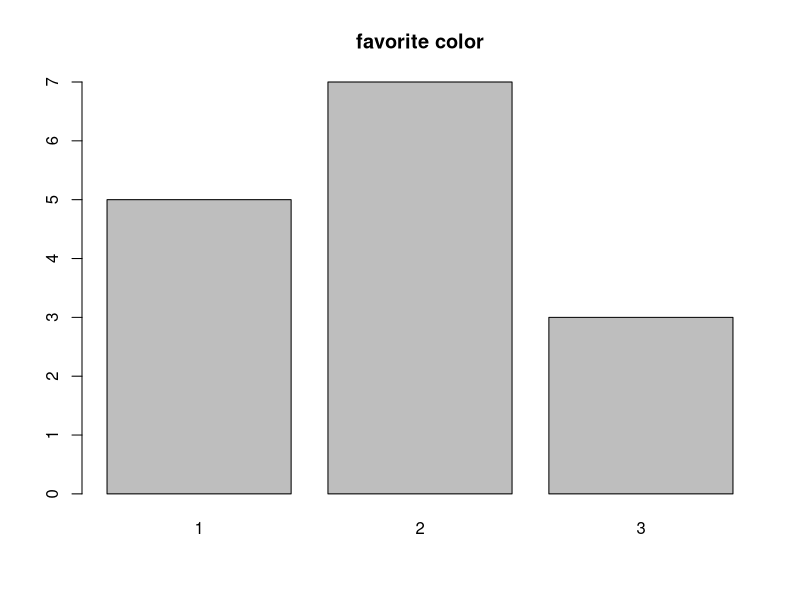
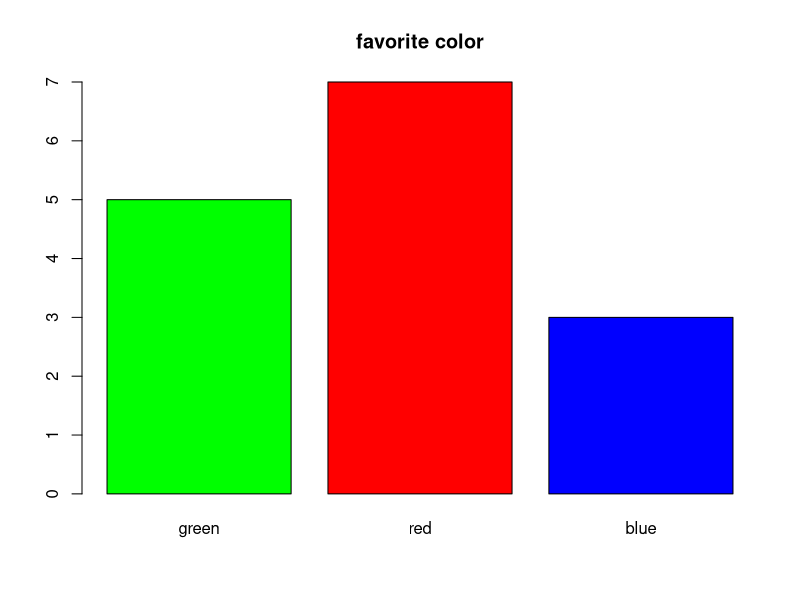
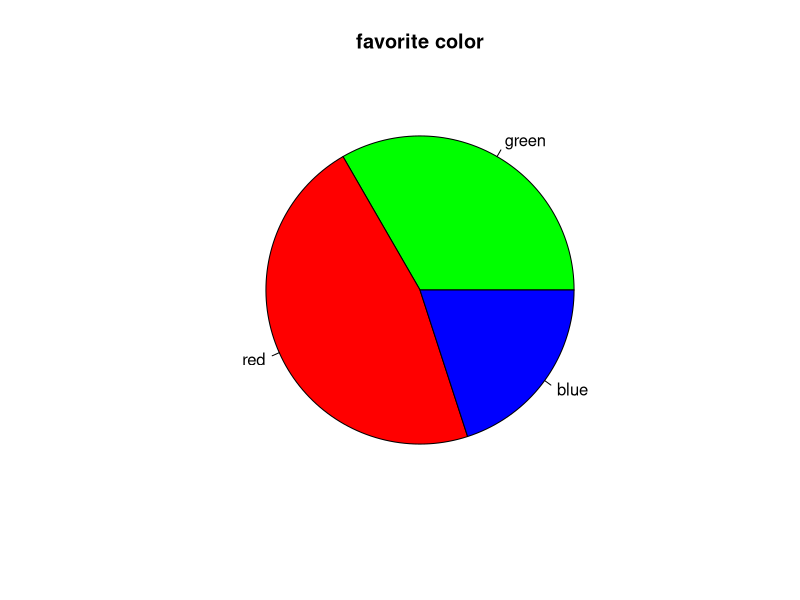

These figures' R source, in order:
favorite.color <- c(2, 3, 2, 1, 1, 2, 2, 1, 3, 2, 1, 3, 2, 1, 2)
ds <- table(favorite.color)
ds

barplot(ds, main = 'favorite color')
colors <- c('green', 'red', 'blue')
names(ds) <- colors
ds

barplot(ds, main = 'favorite color', col = colors)
pie(ds, main = 'favorite color', col = colors)
